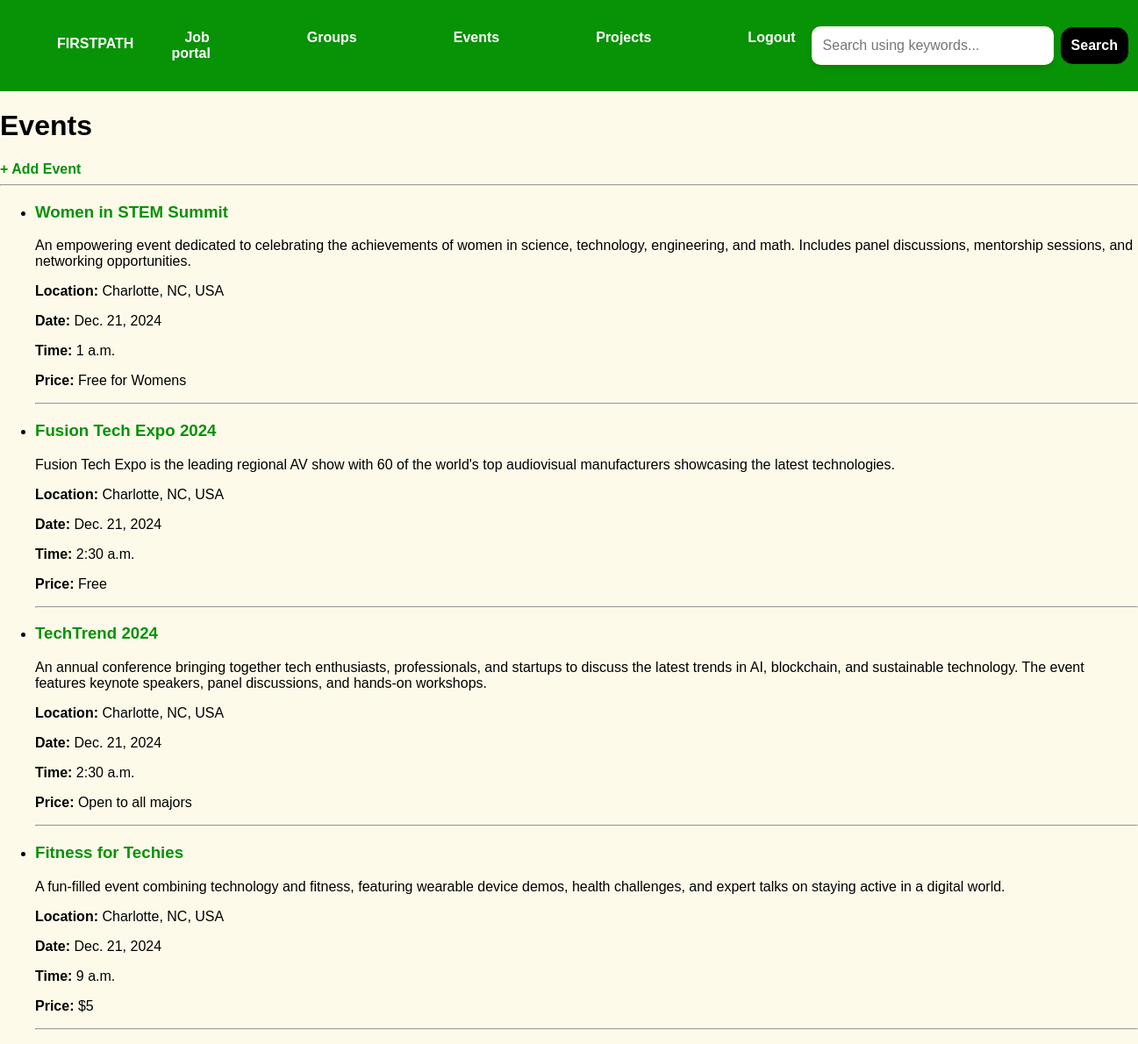
/events/ (signed in), run on the app's committed database.
### base/models.py (models this page shows, shortened)
class Event(models.Model):
    host = models.ForeignKey(User, on_delete=models.CASCADE)  # The user posting the event
    title = models.CharField(max_length=200)
    description = models.TextField()
    location = models.CharField(max_length=200)
    date = models.DateField()
    time = models.TimeField()
    major = models.CharField(max_length=200)  # Related major
    created = models.DateTimeField(auto_now_add=True)

### base/views.py (the view, shortened to what this page needs)
# urls.py: path('events/', views.events_list, name="events-list"),
def events_list(request):
    events = Event.objects.all().order_by('date', 'time')  # Order by date and time
    q = request.GET.get('q') if request.GET.get('q') else ''
    context = {'events': events}
    return render(request, 'base/events_list.html', context)

### base/templates/base/events_list.html
{% extends 'main.html' %}
{% block content %}
<h1>Events</h1>
<a href="{% url 'create-event' %}">+ Add Event</a>
<hr>
<ul>
    {% for event in events %}
    <li>
        <h3>{{ event.title }}</h3>
        <p>{{ event.description }}</p>
        <p><strong>Location:</strong> {{ event.location }}</p>
        <p><strong>Date:</strong> {{ event.date }}</p>
        <p><strong>Time:</strong> {{ event.time }}</p>
        <p><strong>Price:</strong> {{ event.major }}</p>
    </li>
    <hr>
    {% empty %}
    <p>No events found.</p>
    {% endfor %}
</ul>
{% endblock %}

### static/styles/main.css (style rules this page uses)
body { font-family: 'Arial', sans-serif; background-color: #fef7de9d; color: #000000; margin: 0; padding: 0; }
h3, h5 { color: #089206; }
a { color: #089206; text-decoration: none; font-weight: bold; }

### data on the page
Event: title "Women in STEM Summit", description "An empowering event dedicated to celebrating the achievements of women in science, technology, engineering, and math. Includes panel discussions, mentorship sessions, and networking opportunities.", location "Charlotte, NC, USA", date "Dec. 21, 2024", time "1 a.m.", major "Free for Womens"
Event: title "Fusion Tech Expo 2024", description "Fusion Tech Expo is the leading regional AV show with 60 of the world's top audiovisual manufacturers showcasing the latest technologies.", location "Charlotte, NC, USA", date "Dec. 21, 2024", time "2:30 a.m.", major "Free"
Event: title "TechTrend 2024", description "An annual conference bringing together tech enthusiasts, professionals, and startups to discuss the latest trends in AI, blockchain, and sustainable technology. The event features keynote speakers, panel discussions, and hands-on workshops.", location "Charlotte, NC, USA", date "Dec. 21, 2024", time "2:30 a.m.", major "Open to all majors"
Event: title "Fitness for Techies", description "A fun-filled event combining technology and fitness, featuring wearable device demos, health challenges, and expert talks on staying active in a digital world.", location "Charlotte, NC, USA", date "Dec. 21, 2024", time "9 a.m.", major "$5"
